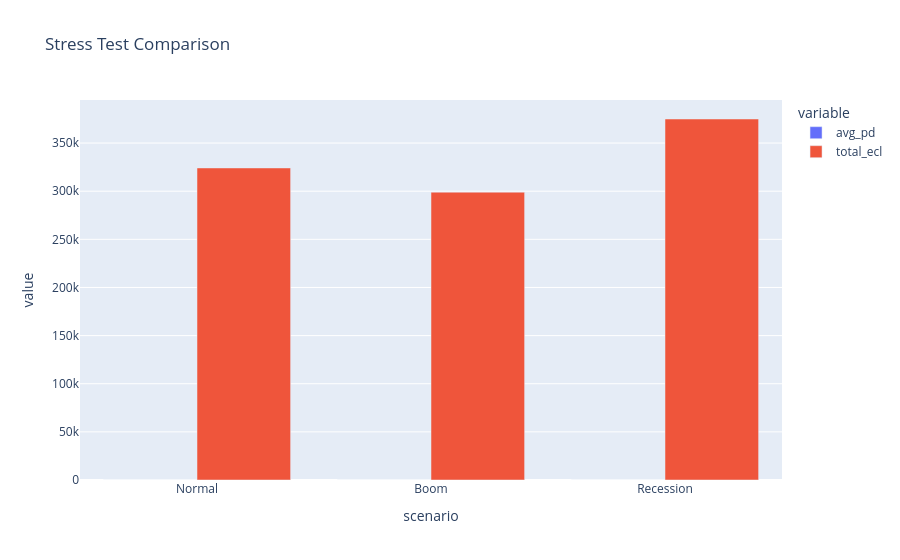

The code cell stored with this chart in its notebook:
### Code cell
stress_df = pd.DataFrame(stress_rows)
fig = px.bar(stress_df, x='scenario', y=['avg_pd', 'total_ecl'], barmode='group', title='Stress Test Comparison')
fig.show()

### Figure 1 — Plotly figure (JSON) as saved in the notebook; plotly's stock layout.template omitted (floating-point values rounded to 4 significant figures)
{"data": [{"alignmentgroup": "True", "hovertemplate": "variable=avg_pd<br>scenario=%{x}<br>value=%{y}<extra></extra>", "legendgroup": "avg_pd", "marker": {"color": "#636efa", "pattern": {"shape": ""}}, "name": "avg_pd", "offsetgroup": "avg_pd", "orientation": "v", "showlegend": true, "textposition": "auto", "type": "bar", "x": ["Normal", "Boom", "Recession"], "xaxis": "x", "y": [0.296, 0.2553, 0.3402], "yaxis": "y"}, {"alignmentgroup": "True", "hovertemplate": "variable=total_ecl<br>scenario=%{x}<br>value=%{y}<extra></extra>", "legendgroup": "total_ecl", "marker": {"color": "#EF553B", "pattern": {"shape": ""}}, "name": "total_ecl", "offsetgroup": "total_ecl", "orientation": "v", "showlegend": true, "textposition": "auto", "type": "bar", "x": ["Normal", "Boom", "Recession"], "xaxis": "x", "y": [324200.0, 299000.0, 375000.0], "yaxis": "y"}], "layout": {"barmode": "group", "legend": {"title": {"text": "variable"}, "tracegroupgap": 0}, "title": {"text": "Stress Test Comparison"}, "xaxis": {"anchor": "y", "domain": [0, 1], "title": {"text": "scenario"}}, "yaxis": {"anchor": "x", "domain": [0, 1], "title": {"text": "value"}}}}
